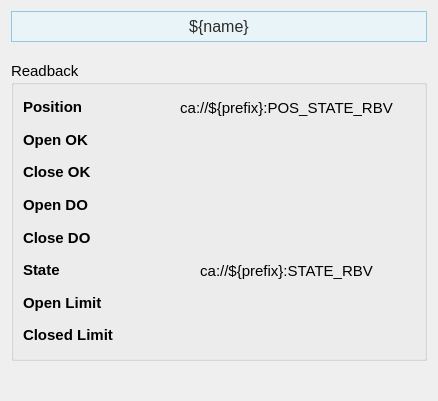
<?xml version="1.0" encoding="UTF-8"?>
<ui version="4.0">
 <class>Form</class>
 <widget class="QWidget" name="Form">
  <property name="geometry">
   <rect>
    <x>0</x>
    <y>0</y>
    <width>438</width>
    <height>401</height>
   </rect>
  </property>
  <property name="sizePolicy">
   <sizepolicy hsizetype="Preferred" vsizetype="Preferred">
    <horstretch>0</horstretch>
    <verstretch>0</verstretch>
   </sizepolicy>
  </property>
  <property name="windowTitle">
   <string>Form</string>
  </property>
  <layout class="QVBoxLayout" name="verticalLayout_2">
   <item>
    <widget class="PyDMLabel" name="PyDMLabel_11">
     <property name="maximumSize">
      <size>
       <width>16777215</width>
       <height>40</height>
      </size>
     </property>
     <property name="font">
      <font>
       <pointsize>12</pointsize>
      </font>
     </property>
     <property name="toolTip">
      <string/>
     </property>
     <property name="styleSheet">
      <string notr="true">    background-color: #e8f4f8;

    border: 1px solid #90c8e0;

    padding: 5px;

    color: rgb(43, 43, 43);</string>
     </property>
     <property name="text">
      <string>${name}</string>
     </property>
     <property name="alignment">
      <set>Qt::AlignCenter</set>
     </property>
    </widget>
   </item>
   <item>
    <spacer name="verticalSpacer_2">
     <property name="orientation">
      <enum>Qt::Vertical</enum>
     </property>
     <property name="sizeType">
      <enum>QSizePolicy::Fixed</enum>
     </property>
     <property name="sizeHint" stdset="0">
      <size>
       <width>20</width>
       <height>13</height>
      </size>
     </property>
    </spacer>
   </item>
   <item>
    <widget class="QGroupBox" name="groupBox">
     <property name="sizePolicy">
      <sizepolicy hsizetype="Preferred" vsizetype="Fixed">
       <horstretch>0</horstretch>
       <verstretch>0</verstretch>
      </sizepolicy>
     </property>
     <property name="minimumSize">
      <size>
       <width>0</width>
       <height>300</height>
      </size>
     </property>
     <property name="font">
      <font>
       <pointsize>11</pointsize>
      </font>
     </property>
     <property name="title">
      <string>Readback</string>
     </property>
     <layout class="QVBoxLayout" name="verticalLayout_14">
      <item>
       <layout class="QHBoxLayout" name="horizontalLayout_4" stretch="1,2">
        <item>
         <layout class="QVBoxLayout" name="verticalLayout">
          <item>
           <widget class="QLabel" name="interlock_ok_label_9">
            <property name="font">
             <font>
              <pointsize>11</pointsize>
             </font>
            </property>
            <property name="styleSheet">
             <string/>
            </property>
            <property name="text">
             <string>&lt;html&gt;&lt;head/&gt;&lt;body&gt;&lt;p&gt;&lt;span style=&quot; font-weight:600;&quot;&gt;Position&lt;/span&gt;&lt;/p&gt;&lt;/body&gt;&lt;/html&gt;</string>
            </property>
           </widget>
          </item>
          <item>
           <widget class="QLabel" name="interlock_ok_label_8">
            <property name="font">
             <font>
              <pointsize>11</pointsize>
             </font>
            </property>
            <property name="styleSheet">
             <string/>
            </property>
            <property name="text">
             <string>&lt;html&gt;&lt;head/&gt;&lt;body&gt;&lt;p&gt;&lt;span style=&quot; font-weight:600;&quot;&gt;Open OK&lt;/span&gt;&lt;/p&gt;&lt;/body&gt;&lt;/html&gt;</string>
            </property>
           </widget>
          </item>
          <item>
           <widget class="QLabel" name="interlock_ok_label_12">
            <property name="font">
             <font>
              <pointsize>11</pointsize>
             </font>
            </property>
            <property name="styleSheet">
             <string/>
            </property>
            <property name="text">
             <string>&lt;html&gt;&lt;head/&gt;&lt;body&gt;&lt;p&gt;&lt;span style=&quot; font-weight:600;&quot;&gt;Close OK&lt;/span&gt;&lt;/p&gt;&lt;/body&gt;&lt;/html&gt;</string>
            </property>
           </widget>
          </item>
          <item>
           <widget class="QLabel" name="interlock_ok_label_14">
            <property name="font">
             <font>
              <pointsize>11</pointsize>
             </font>
            </property>
            <property name="styleSheet">
             <string/>
            </property>
            <property name="text">
             <string>&lt;html&gt;&lt;head/&gt;&lt;body&gt;&lt;p&gt;&lt;span style=&quot; font-weight:600;&quot;&gt;Open DO&lt;/span&gt;&lt;/p&gt;&lt;/body&gt;&lt;/html&gt;</string>
            </property>
           </widget>
          </item>
          <item>
           <widget class="QLabel" name="interlock_ok_label_15">
            <property name="font">
             <font>
              <pointsize>11</pointsize>
             </font>
            </property>
            <property name="styleSheet">
             <string/>
            </property>
            <property name="text">
             <string>&lt;html&gt;&lt;head/&gt;&lt;body&gt;&lt;p&gt;&lt;span style=&quot; font-weight:600;&quot;&gt;Close DO&lt;/span&gt;&lt;/p&gt;&lt;/body&gt;&lt;/html&gt;</string>
            </property>
           </widget>
          </item>
          <item>
           <widget class="QLabel" name="interlock_ok_label_13">
            <property name="font">
             <font>
              <pointsize>11</pointsize>
             </font>
            </property>
            <property name="styleSheet">
             <string/>
            </property>
            <property name="text">
             <string>&lt;html&gt;&lt;head/&gt;&lt;body&gt;&lt;p&gt;&lt;span style=&quot; font-weight:600;&quot;&gt;State&lt;/span&gt;&lt;/p&gt;&lt;/body&gt;&lt;/html&gt;</string>
            </property>
           </widget>
          </item>
          <item>
           <widget class="QLabel" name="interlock_ok_label_10">
            <property name="font">
             <font>
              <pointsize>11</pointsize>
             </font>
            </property>
            <property name="styleSheet">
             <string/>
            </property>
            <property name="text">
             <string>&lt;html&gt;&lt;head/&gt;&lt;body&gt;&lt;p&gt;&lt;span style=&quot; font-weight:600;&quot;&gt;Open Limit&lt;/span&gt;&lt;/p&gt;&lt;/body&gt;&lt;/html&gt;</string>
            </property>
           </widget>
          </item>
          <item>
           <widget class="QLabel" name="interlock_ok_label_11">
            <property name="font">
             <font>
              <pointsize>11</pointsize>
             </font>
            </property>
            <property name="styleSheet">
             <string/>
            </property>
            <property name="text">
             <string>&lt;html&gt;&lt;head/&gt;&lt;body&gt;&lt;p&gt;&lt;span style=&quot; font-weight:600;&quot;&gt;Closed Limit&lt;/span&gt;&lt;/p&gt;&lt;/body&gt;&lt;/html&gt;</string>
            </property>
           </widget>
          </item>
         </layout>
        </item>
        <item>
         <layout class="QVBoxLayout" name="verticalLayout_4">
          <item>
           <widget class="PyDMLabel" name="PyDMLabel_8">
            <property name="toolTip">
             <string/>
            </property>
            <property name="text">
             <string>ca://${prefix}:POS_STATE_RBV</string>
            </property>
            <property name="alignment">
             <set>Qt::AlignCenter</set>
            </property>
            <property name="precision">
             <number>0</number>
            </property>
            <property name="showUnits">
             <bool>false</bool>
            </property>
            <property name="precisionFromPV">
             <bool>true</bool>
            </property>
            <property name="alarmSensitiveContent">
             <bool>false</bool>
            </property>
            <property name="alarmSensitiveBorder">
             <bool>true</bool>
            </property>
            <property name="PyDMToolTip">
             <string/>
            </property>
            <property name="channel">
             <string>ca://${prefix}:POS_STATE_RBV</string>
            </property>
            <property name="enableRichText">
             <bool>false</bool>
            </property>
            <property name="displayLabelText">
             <bool>false</bool>
            </property>
            <property name="disconnectedText">
             <string/>
            </property>
           </widget>
          </item>
          <item>
           <widget class="PyDMByteIndicator" name="PyDMByteIndicator">
            <property name="toolTip">
             <string/>
            </property>
            <property name="channel">
             <string>ca://${prefix}:OPN_OK_RBV</string>
            </property>
            <property name="showLabels">
             <bool>false</bool>
            </property>
            <property name="circles">
             <bool>true</bool>
            </property>
           </widget>
          </item>
          <item>
           <widget class="PyDMByteIndicator" name="PyDMByteIndicator_2">
            <property name="toolTip">
             <string/>
            </property>
            <property name="channel">
             <string>ca://${prefix}:CLS_OK_RBV</string>
            </property>
            <property name="showLabels">
             <bool>false</bool>
            </property>
            <property name="circles">
             <bool>true</bool>
            </property>
           </widget>
          </item>
          <item>
           <widget class="PyDMByteIndicator" name="PyDMByteIndicator_7">
            <property name="toolTip">
             <string/>
            </property>
            <property name="channel">
             <string>ca://${prefix}:OPN_DO_RBV</string>
            </property>
            <property name="showLabels">
             <bool>false</bool>
            </property>
            <property name="circles">
             <bool>true</bool>
            </property>
           </widget>
          </item>
          <item>
           <widget class="PyDMByteIndicator" name="PyDMByteIndicator_8">
            <property name="toolTip">
             <string/>
            </property>
            <property name="channel">
             <string>ca://${prefix}:CLS_DO_RBV</string>
            </property>
            <property name="showLabels">
             <bool>false</bool>
            </property>
            <property name="circles">
             <bool>true</bool>
            </property>
           </widget>
          </item>
          <item>
           <widget class="PyDMLabel" name="PyDMLabel_13">
            <property name="toolTip">
             <string/>
            </property>
            <property name="text">
             <string>ca://${prefix}:STATE_RBV</string>
            </property>
            <property name="alignment">
             <set>Qt::AlignCenter</set>
            </property>
            <property name="precision">
             <number>0</number>
            </property>
            <property name="showUnits">
             <bool>false</bool>
            </property>
            <property name="precisionFromPV">
             <bool>true</bool>
            </property>
            <property name="alarmSensitiveContent">
             <bool>false</bool>
            </property>
            <property name="alarmSensitiveBorder">
             <bool>true</bool>
            </property>
            <property name="PyDMToolTip">
             <string/>
            </property>
            <property name="channel">
             <string>ca://${prefix}:STATE_RBV</string>
            </property>
            <property name="enableRichText">
             <bool>false</bool>
            </property>
            <property name="displayLabelText">
             <bool>false</bool>
            </property>
            <property name="disconnectedText">
             <string/>
            </property>
           </widget>
          </item>
          <item>
           <widget class="PyDMByteIndicator" name="PyDMByteIndicator_5">
            <property name="toolTip">
             <string/>
            </property>
            <property name="channel">
             <string>ca://${prefix}:OPN_DI_RBV</string>
            </property>
            <property name="showLabels">
             <bool>false</bool>
            </property>
            <property name="circles">
             <bool>true</bool>
            </property>
           </widget>
          </item>
          <item>
           <widget class="PyDMByteIndicator" name="PyDMByteIndicator_6">
            <property name="toolTip">
             <string/>
            </property>
            <property name="channel">
             <string>ca://${prefix}:CLS_DI_RBV</string>
            </property>
            <property name="showLabels">
             <bool>false</bool>
            </property>
            <property name="circles">
             <bool>true</bool>
            </property>
           </widget>
          </item>
         </layout>
        </item>
       </layout>
      </item>
     </layout>
    </widget>
   </item>
   <item>
    <spacer name="verticalSpacer">
     <property name="orientation">
      <enum>Qt::Vertical</enum>
     </property>
     <property name="sizeHint" stdset="0">
      <size>
       <width>20</width>
       <height>89</height>
      </size>
     </property>
    </spacer>
   </item>
  </layout>
 </widget>
 <customwidgets>
  <customwidget>
   <class>PyDMByteIndicator</class>
   <extends>QWidget</extends>
   <header>pydm.widgets.byte</header>
  </customwidget>
  <customwidget>
   <class>PyDMLabel</class>
   <extends>QLabel</extends>
   <header>pydm.widgets.label</header>
  </customwidget>
 </customwidgets>
 <resources/>
 <connections/>
</ui>
